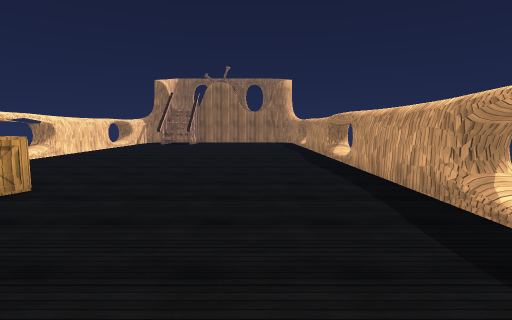
view 1 (above)

18 first-person views from a walk through a 3-D level made in the Unity game engine. The camera is 1.4 m above the floor, tilts 6° down and sees 80° across. The floor is counted in squares, 1 m on a side. Each view is taken from the middle of a square. On the plan, view 1 faces up. The plan holds only what a view shows up to about 14 squares ahead; the rest is blank. The place goes on beyond the plan. The player character is not drawn. Surface patterns are stand-ins for the level's own textures.

view 2
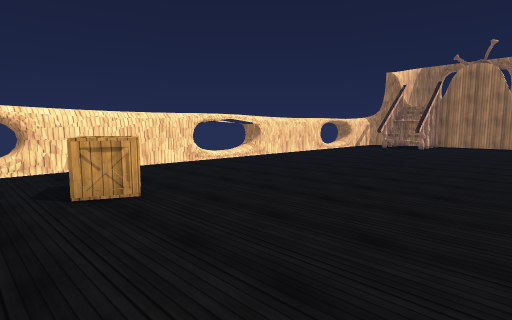

view 3
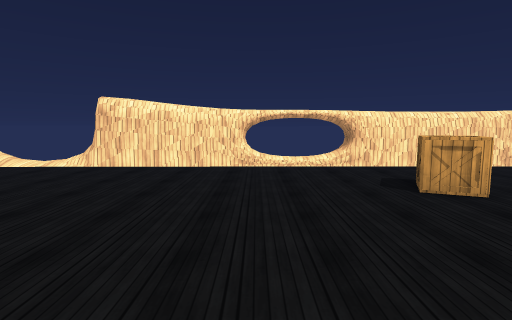

view 4
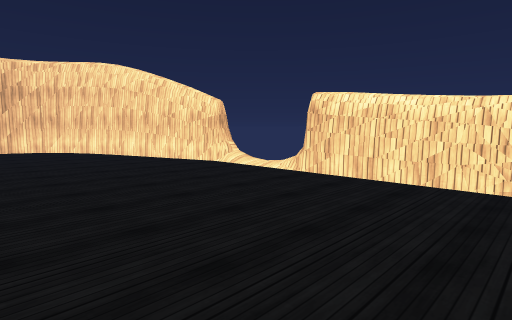

view 5
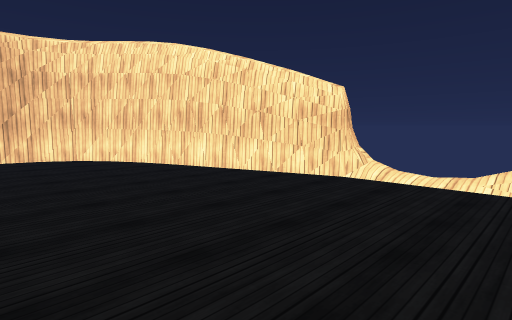

view 6
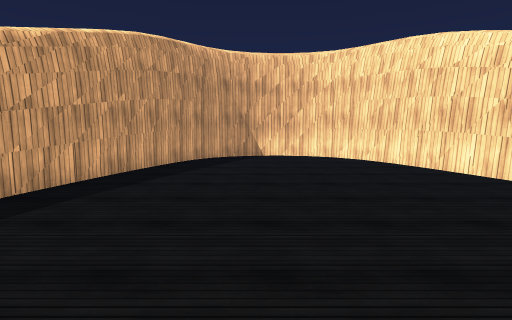

view 7
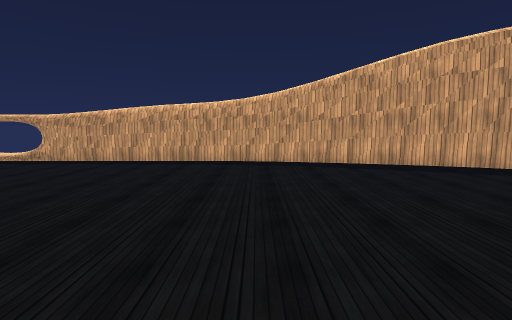

view 8
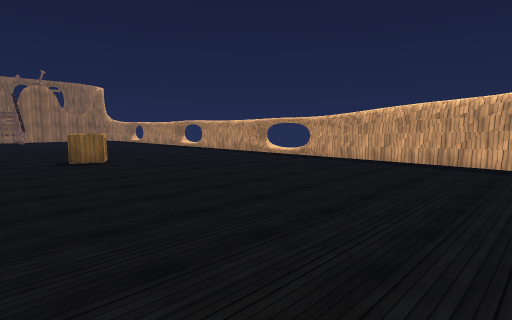

view 9
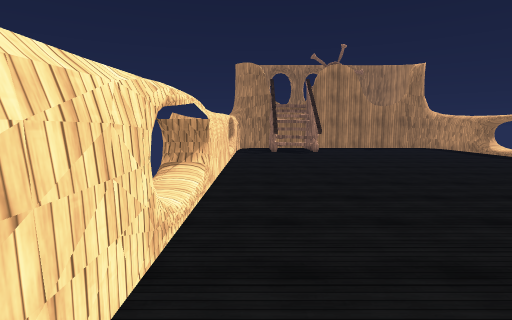

view 10
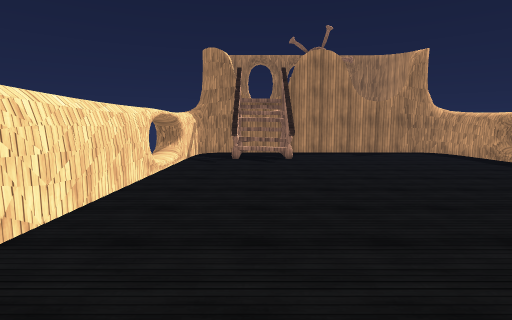

view 11
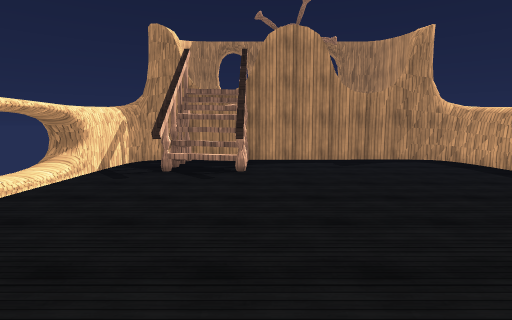

view 12
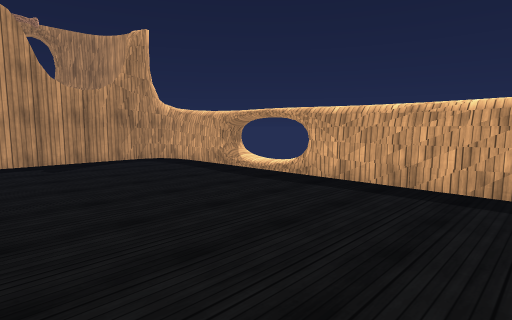

view 13
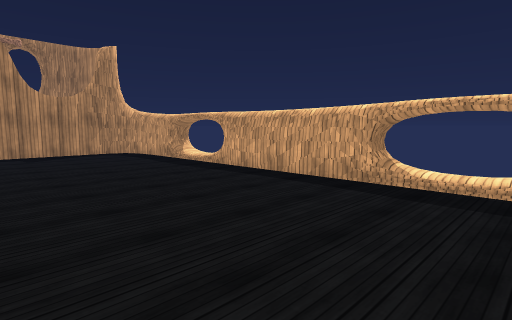

view 14
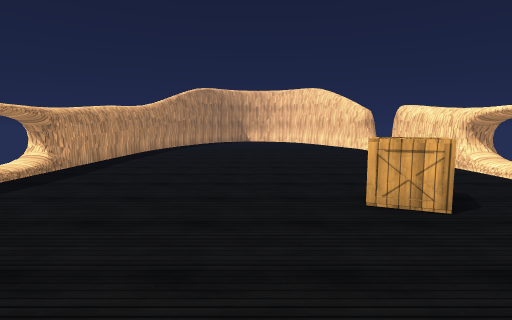

view 15
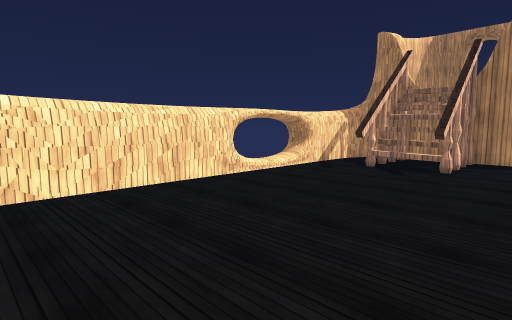

view 16
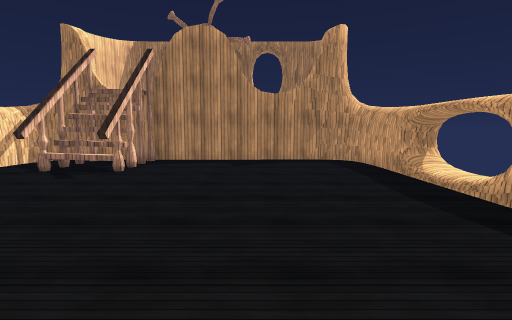

view 17
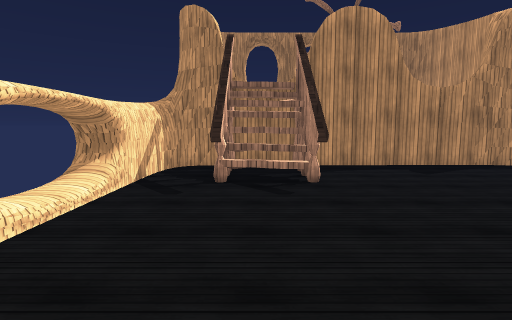

view 18
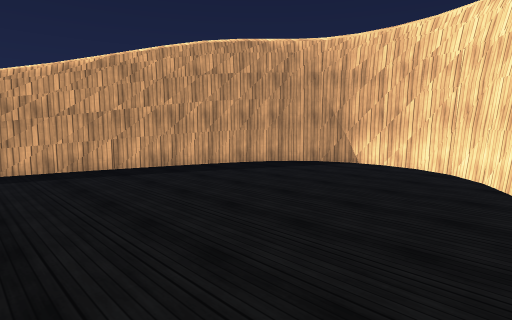

### Floor plan
Points are (right, up) in squares from view 1. A wall is a line through its corners. A room is listed if a view was taken in it or the views show most of it. See-through windows are left out.
Room 1 (views 1, 2, 3, 4, 5, 6, 7, 8, 9, 10, 11, 12, 13, 14, 15, 16, 17, 18)
walls: (3.7, 4.6) (3.5, 5.6); (3.8, 5.1) (3.6, 5.7) (3.7, 6.3); (-10, 5.7) (-10.2, 4.6); (-10.2, 6.5) (-10.1, 5.7) (-10.2, 5.3); (3.6, 1.7) (3.8, 2.5); (3.6, 1.4) (3.8, 1.9); (-10.2, 2.1) (-10, 1.4) (-10.1, 0.9); (-10.2, 1.8) (-10, 1.3); (-10.2, 11.6) (-10, 11.1); (-10, 12.2) (-10.2, 10.7); (-10.2, 12.5) (-10, 11.4); (3.6, 14.5) (3.5, 15.4); (3.7, 15) (3.5, 15.6) (3.6, 16.2); (-10.1, 15.6) (-10.2, 14.4); (-10.1, 15.6) (-10.2, 15.3); (-10.2, 16.5) (-10.1, 15.5) (-10.3, 14.9); (3.7, -7.4) (3.5, 28); (3.4, 20.3) (3.3, 21.1); (-10, -8.4) (-7.5, -16.4); (3.3, -8.8) (3.5, -7.3); (3.5, 21.2) (3.6, 21.6); (-10.9, -8.6) (-10.3, -8.5); (3.5, 21.3) (3.7, 22.4); (-10.2, 21.5) (-10.2, 21.1) (-10.2, 20.7); (-10.3, 22.3) (-10.1, 21.3); (-5.4, 24.9) (-5.4, 25.8) (-5.4, 24.9); (-5.6, 24.9) (-5.6, 26.1) (-5.6, 24.9); (3.7, 24.4) (3.5, 25.4) (3.5, 26.1); (3.6, 25.2) (3.5, 25.5); (-8, 25.8) (-8, 24.9); (-10.2, 25.5) (-10.3, 24.7); (-10.2, 25.6) (-10.3, 25.1); (-7.8, 26.4) (-7.8, 24.9); (-6.5, 26.9) (-7.1, 26.9) (-7.5, 26.9) (-8, 26.8); (1.9, -15) (3.4, -8.7); (-10.2, 26.4) (-10, -3.8) (-10.5, -4.3); (3.4, 27.6) (3.3, 28.7) (2.8, 29.3) (2.4, 29.4); (-7.5, -16.2) (-6.6, -17.7); (1.3, -16.4) (1.8, -14.9); (3, 28.3) (2.8, 28.9); (3.3, 28.3) (3, 29.2) (2.3, 29.4); (0.7, -17.4) (1.3, -16.2); (-6.8, -17.5) (-5.7, -18.6) (-4.5, -19.3); (3.2, 29.1) (3, 29.2); (2.8, 29.4) (1.8, 29.5); (2.7, 29.5) (-6.9, 29.4); (0, -18.4) (0.8, -17.4); (-4.6, -19.2) (-3.2, -19.5); (-2, -19.4) (-0.8, -19) (0.2, -18.3); (-3.3, -19.5) (-1.9, -19.4)
low walls: (-9.9, 2.5) (-9.9, 2); (-9.8, 12.4) (-9.7, 11.9); (4.1, 14.6) (4, 15.1); (-10, -3.8) (-10.3, -4.2); (-10, -3.8) (-10.2, -4.3); (3.5, 22.4) (3.6, 22.9); (-10.1, 24.8) (-10.2, 23.7); (-7.4, 25.8) (-8, 25.8); (-7.5, 26.5) (-7.8, 26.4)
ways out: opening at (-9, 27) to room 2; gap at (-11, -8)
objects: crate (-6, 6) to (-5, 7)
Room 2 (no view inside)
walls: (-9.1, 29.3) (-9.8, 29.1); (-9, 29.4) (-9.8, 29); (-8.5, 29.4) (-9.7, 29.2) (-10.2, 27.9) (-10.2, 26.4); (-6.9, 29.4) (-9.4, 29.4) (-10, 28.7) (-10.1, 27.5)
ways out: opening at (-9, 27) to room 1

Positions as (right, up) in squares from view 1, and headings:
1: (0, 0), facing up
2: (1, 4), facing up-left
3: (1, 2), facing left
4: (-2, 2), facing down-left
5: (-2, -4), facing down-left
6: (-2, -4), facing down
7: (-10, -8), facing right
8: (-10, -8), facing up-right
9: (-9, 8), facing up
10: (-7, 12), facing up
11: (-5, 16), facing up
12: (-4, 16), facing up-right
13: (-4, 12), facing up-right
14: (-3, 12), facing down
15: (-3, 15), facing up-left
16: (-1, 16), facing up
17: (-7, 18), facing up
18: (-8, -8), facing down-right
